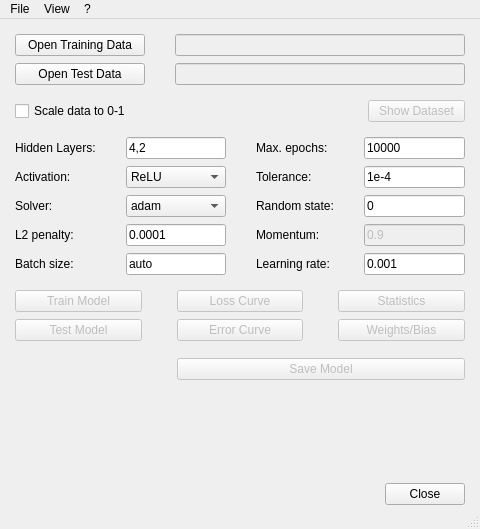
<?xml version="1.0" encoding="UTF-8"?>
<ui version="4.0">
 <class>MainWindow</class>
 <widget class="QMainWindow" name="MainWindow">
  <property name="windowModality">
   <enum>Qt::NonModal</enum>
  </property>
  <property name="geometry">
   <rect>
    <x>0</x>
    <y>0</y>
    <width>480</width>
    <height>529</height>
   </rect>
  </property>
  <property name="sizePolicy">
   <sizepolicy hsizetype="Preferred" vsizetype="Preferred">
    <horstretch>0</horstretch>
    <verstretch>0</verstretch>
   </sizepolicy>
  </property>
  <property name="minimumSize">
   <size>
    <width>480</width>
    <height>0</height>
   </size>
  </property>
  <property name="windowTitle">
   <string>MLP Tool</string>
  </property>
  <widget class="QWidget" name="centralwidget">
   <property name="sizePolicy">
    <sizepolicy hsizetype="Minimum" vsizetype="Preferred">
     <horstretch>0</horstretch>
     <verstretch>0</verstretch>
    </sizepolicy>
   </property>
   <property name="minimumSize">
    <size>
     <width>0</width>
     <height>0</height>
    </size>
   </property>
   <layout class="QGridLayout" name="gridLayout">
    <property name="leftMargin">
     <number>15</number>
    </property>
    <property name="topMargin">
     <number>15</number>
    </property>
    <property name="rightMargin">
     <number>15</number>
    </property>
    <property name="bottomMargin">
     <number>2</number>
    </property>
    <property name="horizontalSpacing">
     <number>7</number>
    </property>
    <property name="verticalSpacing">
     <number>15</number>
    </property>
    <item row="1" column="0">
     <layout class="QVBoxLayout" name="verticalLayout">
      <property name="spacing">
       <number>15</number>
      </property>
      <property name="bottomMargin">
       <number>0</number>
      </property>
      <item>
       <layout class="QFormLayout" name="formLayout">
        <property name="sizeConstraint">
         <enum>QLayout::SetNoConstraint</enum>
        </property>
        <property name="fieldGrowthPolicy">
         <enum>QFormLayout::AllNonFixedFieldsGrow</enum>
        </property>
        <property name="rowWrapPolicy">
         <enum>QFormLayout::DontWrapRows</enum>
        </property>
        <property name="labelAlignment">
         <set>Qt::AlignLeading|Qt::AlignLeft|Qt::AlignTop</set>
        </property>
        <property name="formAlignment">
         <set>Qt::AlignLeading|Qt::AlignLeft|Qt::AlignVCenter</set>
        </property>
        <property name="horizontalSpacing">
         <number>30</number>
        </property>
        <property name="verticalSpacing">
         <number>7</number>
        </property>
        <property name="leftMargin">
         <number>0</number>
        </property>
        <property name="topMargin">
         <number>0</number>
        </property>
        <property name="rightMargin">
         <number>0</number>
        </property>
        <property name="bottomMargin">
         <number>0</number>
        </property>
        <item row="0" column="0">
         <widget class="QPushButton" name="ButtonLoadTrain">
          <property name="sizePolicy">
           <sizepolicy hsizetype="Minimum" vsizetype="Fixed">
            <horstretch>0</horstretch>
            <verstretch>0</verstretch>
           </sizepolicy>
          </property>
          <property name="minimumSize">
           <size>
            <width>130</width>
            <height>0</height>
           </size>
          </property>
          <property name="toolTip">
           <string>Open Training Dataset from Excel File</string>
          </property>
          <property name="text">
           <string>Open Training Data</string>
          </property>
         </widget>
        </item>
        <item row="0" column="1">
         <widget class="QLineEdit" name="LineTrain">
          <property name="enabled">
           <bool>false</bool>
          </property>
          <property name="sizePolicy">
           <sizepolicy hsizetype="Expanding" vsizetype="Minimum">
            <horstretch>0</horstretch>
            <verstretch>0</verstretch>
           </sizepolicy>
          </property>
          <property name="readOnly">
           <bool>true</bool>
          </property>
         </widget>
        </item>
        <item row="1" column="0">
         <widget class="QPushButton" name="ButtonLoadTest">
          <property name="minimumSize">
           <size>
            <width>130</width>
            <height>0</height>
           </size>
          </property>
          <property name="toolTip">
           <string>Open Test Dataset from Excel File</string>
          </property>
          <property name="text">
           <string>Open Test Data</string>
          </property>
         </widget>
        </item>
        <item row="1" column="1">
         <widget class="QLineEdit" name="LineTest">
          <property name="enabled">
           <bool>false</bool>
          </property>
          <property name="sizePolicy">
           <sizepolicy hsizetype="Expanding" vsizetype="Minimum">
            <horstretch>0</horstretch>
            <verstretch>0</verstretch>
           </sizepolicy>
          </property>
          <property name="minimumSize">
           <size>
            <width>0</width>
            <height>0</height>
           </size>
          </property>
          <property name="readOnly">
           <bool>true</bool>
          </property>
         </widget>
        </item>
       </layout>
      </item>
      <item>
       <layout class="QGridLayout" name="gridLayout_3">
        <property name="bottomMargin">
         <number>0</number>
        </property>
        <item row="0" column="2">
         <widget class="QPushButton" name="ButtonShowDataset">
          <property name="enabled">
           <bool>false</bool>
          </property>
          <property name="sizePolicy">
           <sizepolicy hsizetype="Minimum" vsizetype="Fixed">
            <horstretch>0</horstretch>
            <verstretch>0</verstretch>
           </sizepolicy>
          </property>
          <property name="minimumSize">
           <size>
            <width>97</width>
            <height>0</height>
           </size>
          </property>
          <property name="text">
           <string>Show Dataset</string>
          </property>
         </widget>
        </item>
        <item row="0" column="0">
         <widget class="QCheckBox" name="CheckScaling">
          <property name="enabled">
           <bool>true</bool>
          </property>
          <property name="toolTip">
           <string>Perform a preprocessing step to the input data in which the minimum value is set to 0 and the maximum value to 1.</string>
          </property>
          <property name="text">
           <string>Scale data to 0-1</string>
          </property>
          <property name="checked">
           <bool>false</bool>
          </property>
         </widget>
        </item>
        <item row="0" column="1">
         <spacer name="horizontalSpacer_2">
          <property name="orientation">
           <enum>Qt::Horizontal</enum>
          </property>
          <property name="sizeHint" stdset="0">
           <size>
            <width>40</width>
            <height>20</height>
           </size>
          </property>
         </spacer>
        </item>
       </layout>
      </item>
     </layout>
    </item>
    <item row="3" column="0">
     <layout class="QHBoxLayout" name="horizontalLayout_2">
      <property name="spacing">
       <number>30</number>
      </property>
      <property name="sizeConstraint">
       <enum>QLayout::SetDefaultConstraint</enum>
      </property>
      <item>
       <layout class="QFormLayout" name="formLayout_2">
        <property name="labelAlignment">
         <set>Qt::AlignLeading|Qt::AlignLeft|Qt::AlignVCenter</set>
        </property>
        <property name="formAlignment">
         <set>Qt::AlignLeading|Qt::AlignLeft|Qt::AlignTop</set>
        </property>
        <property name="horizontalSpacing">
         <number>30</number>
        </property>
        <property name="verticalSpacing">
         <number>7</number>
        </property>
        <item row="0" column="0">
         <widget class="QLabel" name="label">
          <property name="toolTip">
           <string>&lt;html&gt;&lt;head/&gt;&lt;body&gt;&lt;p&gt;The number of neurons per layer is separated by a comma. E.g. &amp;quot;4,2&amp;quot; will create a network with two hidden layers, containing 4 and 2 neurons.&lt;/p&gt;&lt;/body&gt;&lt;/html&gt;</string>
          </property>
          <property name="text">
           <string>Hidden Layers:</string>
          </property>
         </widget>
        </item>
        <item row="0" column="1">
         <widget class="QLineEdit" name="LineLayers">
          <property name="toolTip">
           <string>&lt;html&gt;&lt;head/&gt;&lt;body&gt;&lt;p&gt;The number of neurons per layer is separated by a comma. E.g. &amp;quot;4,2&amp;quot; will create a network with two hidden layers, containing 4 and 2 neurons.&lt;/p&gt;&lt;/body&gt;&lt;/html&gt;</string>
          </property>
          <property name="inputMask">
           <string/>
          </property>
          <property name="text">
           <string>4,2</string>
          </property>
          <property name="frame">
           <bool>true</bool>
          </property>
          <property name="placeholderText">
           <string/>
          </property>
         </widget>
        </item>
        <item row="1" column="0">
         <widget class="QLabel" name="label_2">
          <property name="toolTip">
           <string>&lt;html&gt;&lt;head/&gt;&lt;body&gt;&lt;p&gt;Activation function for the hidden layers.&lt;/p&gt;&lt;ul style=&quot;margin-top: 0px; margin-bottom: 0px; margin-left: 0px; margin-right: 0px; -qt-list-indent: 1;&quot;&gt;&lt;li style=&quot; margin-top:0px; margin-bottom:5px; margin-left:10px; margin-right:0px; -qt-block-indent:0; text-indent:0px;&quot;&gt;‘Linear’, no-op activation, useful to implement linear bottleneck, returns f(x) = x&lt;/li&gt;&lt;li style=&quot; margin-top:0px; margin-bottom:5px; margin-left:10px; margin-right:0px; -qt-block-indent:0; text-indent:0px;&quot;&gt;‘Sigmoid’, the logistic sigmoid function, returns f(x) = 1 / (1 + exp(-x)).&lt;/li&gt;&lt;li style=&quot; margin-top:0px; margin-bottom:5px; margin-left:10px; margin-right:0px; -qt-block-indent:0; text-indent:0px;&quot;&gt;‘Tanh’, the hyperbolic tan function, returns f(x) = tanh(x).&lt;/li&gt;&lt;li style=&quot; margin-top:0px; margin-bottom:5px; margin-left:10px; margin-right:0px; -qt-block-indent:0; text-indent:0px;&quot;&gt;‘ReLU’, the rectified linear unit function, returns f(x) = max(0, x)&lt;/li&gt;&lt;/ul&gt;&lt;/body&gt;&lt;/html&gt;</string>
          </property>
          <property name="text">
           <string>Activation:</string>
          </property>
         </widget>
        </item>
        <item row="1" column="1">
         <widget class="QComboBox" name="ComboActivation">
          <property name="toolTip">
           <string>&lt;html&gt;&lt;head/&gt;&lt;body&gt;&lt;p&gt;Activation function for the hidden layers.&lt;/p&gt;&lt;ul style=&quot;margin-top: 0px; margin-bottom: 0px; margin-left: 0px; margin-right: 0px; -qt-list-indent: 1;&quot;&gt;&lt;li style=&quot; margin-top:0px; margin-bottom:5px; margin-left:10px; margin-right:0px; -qt-block-indent:0; text-indent:0px;&quot;&gt;‘identity’, no-op activation, useful to implement linear bottleneck, returns f(x) = x&lt;/li&gt;&lt;li style=&quot; margin-top:0px; margin-bottom:5px; margin-left:10px; margin-right:0px; -qt-block-indent:0; text-indent:0px;&quot;&gt;‘logistic’, the logistic sigmoid function, returns f(x) = 1 / (1 + exp(-x)).&lt;/li&gt;&lt;li style=&quot; margin-top:0px; margin-bottom:5px; margin-left:10px; margin-right:0px; -qt-block-indent:0; text-indent:0px;&quot;&gt;‘tanh’, the hyperbolic tan function, returns f(x) = tanh(x).&lt;/li&gt;&lt;li style=&quot; margin-top:0px; margin-bottom:5px; margin-left:10px; margin-right:0px; -qt-block-indent:0; text-indent:0px;&quot;&gt;‘relu’, the rectified linear unit function, returns f(x) = max(0, x)&lt;/li&gt;&lt;/ul&gt;&lt;/body&gt;&lt;/html&gt;</string>
          </property>
          <property name="currentText">
           <string>ReLU</string>
          </property>
          <item>
           <property name="text">
            <string>ReLU</string>
           </property>
          </item>
          <item>
           <property name="text">
            <string>Tanh</string>
           </property>
          </item>
          <item>
           <property name="text">
            <string>Linear</string>
           </property>
          </item>
          <item>
           <property name="text">
            <string>Sigmoid</string>
           </property>
          </item>
         </widget>
        </item>
        <item row="2" column="0">
         <widget class="QLabel" name="label_3">
          <property name="toolTip">
           <string>&lt;html&gt;&lt;head/&gt;&lt;body&gt;&lt;p&gt;The solver for weight optimization.&lt;/p&gt;&lt;ul style=&quot;margin-top: 0px; margin-bottom: 0px; margin-left: 0px; margin-right: 0px; -qt-list-indent: 1;&quot;&gt;&lt;li style=&quot; margin-top:0px; margin-bottom:5px; margin-left:10px; margin-right:0px; -qt-block-indent:0; text-indent:0px;&quot;&gt;‘lbfgs’ is an optimizer in the family of quasi-Newton methods.&lt;/li&gt;&lt;li style=&quot; margin-top:0px; margin-bottom:5px; margin-left:10px; margin-right:0px; -qt-block-indent:0; text-indent:0px;&quot;&gt;‘sgd’ refers to stochastic gradient descent.&lt;/li&gt;&lt;li style=&quot; margin-top:0px; margin-bottom:5px; margin-left:10px; margin-right:0px; -qt-block-indent:0; text-indent:0px;&quot;&gt;‘adam’ refers to a stochastic gradient-based optimizer proposed by Kingma, Diederik, and Jimmy Ba&lt;/li&gt;&lt;/ul&gt;&lt;p&gt;Note: The default solver ‘adam’ works pretty well on relatively large datasets (with thousands of training samples or more) in terms of both training time and validation score. For small datasets, however, ‘lbfgs’ can converge faster and perform better.&lt;/p&gt;&lt;/body&gt;&lt;/html&gt;</string>
          </property>
          <property name="text">
           <string>Solver:</string>
          </property>
         </widget>
        </item>
        <item row="2" column="1">
         <widget class="QComboBox" name="ComboSolver">
          <property name="toolTip">
           <string>&lt;html&gt;&lt;head/&gt;&lt;body&gt;&lt;p&gt;The solver for weight optimization.&lt;/p&gt;&lt;ul style=&quot;margin-top: 0px; margin-bottom: 0px; margin-left: 0px; margin-right: 0px; -qt-list-indent: 1;&quot;&gt;&lt;li style=&quot; margin-top:0px; margin-bottom:5px; margin-left:10px; margin-right:0px; -qt-block-indent:0; text-indent:0px;&quot;&gt;‘lbfgs’ is an optimizer in the family of quasi-Newton methods.&lt;/li&gt;&lt;li style=&quot; margin-top:0px; margin-bottom:5px; margin-left:10px; margin-right:0px; -qt-block-indent:0; text-indent:0px;&quot;&gt;‘sgd’ refers to stochastic gradient descent.&lt;/li&gt;&lt;li style=&quot; margin-top:0px; margin-bottom:5px; margin-left:10px; margin-right:0px; -qt-block-indent:0; text-indent:0px;&quot;&gt;‘adam’ refers to a stochastic gradient-based optimizer proposed by Kingma, Diederik, and Jimmy Ba&lt;/li&gt;&lt;/ul&gt;&lt;p&gt;Note: The default solver ‘adam’ works pretty well on relatively large datasets (with thousands of training samples or more) in terms of both training time and validation score. For small datasets, however, ‘lbfgs’ can converge faster and perform better.&lt;/p&gt;&lt;/body&gt;&lt;/html&gt;</string>
          </property>
          <item>
           <property name="text">
            <string>adam</string>
           </property>
          </item>
          <item>
           <property name="text">
            <string>sgd</string>
           </property>
          </item>
          <item>
           <property name="text">
            <string>lbfgs</string>
           </property>
          </item>
         </widget>
        </item>
        <item row="3" column="0">
         <widget class="QLabel" name="label_7">
          <property name="toolTip">
           <string>Weight decay parameter used for regularization of weights.</string>
          </property>
          <property name="text">
           <string>L2 penalty:</string>
          </property>
         </widget>
        </item>
        <item row="3" column="1">
         <widget class="QLineEdit" name="LineL2">
          <property name="enabled">
           <bool>true</bool>
          </property>
          <property name="toolTip">
           <string>Weight decay parameter used for regularization of weights.</string>
          </property>
          <property name="text">
           <string>0.0001</string>
          </property>
         </widget>
        </item>
        <item row="4" column="1">
         <widget class="QLineEdit" name="LineBatch">
          <property name="toolTip">
           <string>Size of minibatches for stochastic optimizers. If the solver is ‘lbfgs’, the classifier will not use minibatch.
When set to “auto”, batch size is the minimum of 200 or the sample count.</string>
          </property>
          <property name="text">
           <string>auto</string>
          </property>
         </widget>
        </item>
        <item row="4" column="0">
         <widget class="QLabel" name="label_9">
          <property name="toolTip">
           <string>Size of minibatches for stochastic optimizers. If the solver is ‘lbfgs’, the classifier will not use minibatch.
When set to “auto”, batch size is the minimum of 200 or the sample count.</string>
          </property>
          <property name="text">
           <string>Batch size:</string>
          </property>
         </widget>
        </item>
       </layout>
      </item>
      <item>
       <layout class="QFormLayout" name="formLayout_4">
        <property name="fieldGrowthPolicy">
         <enum>QFormLayout::AllNonFixedFieldsGrow</enum>
        </property>
        <property name="horizontalSpacing">
         <number>30</number>
        </property>
        <property name="verticalSpacing">
         <number>7</number>
        </property>
        <item row="0" column="0">
         <widget class="QLabel" name="label_4">
          <property name="toolTip">
           <string>&lt;html&gt;&lt;head/&gt;&lt;body&gt;&lt;p&gt;&lt;span style=&quot; font-size:8pt;&quot;&gt;Maximum number of iterations.&lt;/span&gt;&lt;/p&gt;&lt;p&gt;&lt;span style=&quot; font-size:8pt;&quot;&gt;The solver iterates until convergence (determined by the tolerance) or this number of iterations.&lt;/span&gt;&lt;/p&gt;&lt;/body&gt;&lt;/html&gt;</string>
          </property>
          <property name="text">
           <string>Max. epochs:</string>
          </property>
         </widget>
        </item>
        <item row="0" column="1">
         <widget class="QLineEdit" name="LineMaxEps">
          <property name="toolTip">
           <string>&lt;html&gt;&lt;head/&gt;&lt;body&gt;&lt;p&gt;&lt;span style=&quot; font-size:8pt;&quot;&gt;Maximum number of iterations.&lt;/span&gt;&lt;/p&gt;&lt;p&gt;&lt;span style=&quot; font-size:8pt;&quot;&gt;The solver iterates until convergence (determined by the tolerance) or this number of iterations.&lt;/span&gt;&lt;/p&gt;&lt;/body&gt;&lt;/html&gt;</string>
          </property>
          <property name="text">
           <string>10000</string>
          </property>
         </widget>
        </item>
        <item row="1" column="0">
         <widget class="QLabel" name="label_5">
          <property name="toolTip">
           <string>&lt;html&gt;&lt;head/&gt;&lt;body&gt;&lt;p&gt;&lt;span style=&quot; font-size:8pt;&quot;&gt;Tolerance for the optimization. When the loss or score is not improving by at least this tolerance for 10 epochs, convergence is considered to be reached and training stops.&lt;/span&gt;&lt;/p&gt;&lt;/body&gt;&lt;/html&gt;</string>
          </property>
          <property name="text">
           <string>Tolerance:</string>
          </property>
         </widget>
        </item>
        <item row="1" column="1">
         <widget class="QLineEdit" name="LineTol">
          <property name="toolTip">
           <string>&lt;html&gt;&lt;head/&gt;&lt;body&gt;&lt;p&gt;&lt;span style=&quot; font-size:8pt;&quot;&gt;Tolerance for the optimization. When the loss or score is not improving by at least this tolerance for 10 epochs, convergence is considered to be reached and training stops.&lt;/span&gt;&lt;/p&gt;&lt;/body&gt;&lt;/html&gt;</string>
          </property>
          <property name="text">
           <string>1e-4</string>
          </property>
         </widget>
        </item>
        <item row="2" column="0">
         <widget class="QLabel" name="label_6">
          <property name="toolTip">
           <string>&lt;html&gt;&lt;head/&gt;&lt;body&gt;&lt;p&gt;&lt;span style=&quot; font-size:8pt;&quot;&gt;Determines random number generation for weights and bias initialization and batch sampling when solver=’sgd’ or ‘adam’. Pass an int for reproducible results across multiple function calls.&lt;/span&gt;&lt;/p&gt;&lt;/body&gt;&lt;/html&gt;</string>
          </property>
          <property name="text">
           <string>Random state:</string>
          </property>
         </widget>
        </item>
        <item row="2" column="1">
         <widget class="QLineEdit" name="LineSeed">
          <property name="toolTip">
           <string>&lt;html&gt;&lt;head/&gt;&lt;body&gt;&lt;p&gt;&lt;span style=&quot; font-size:8pt;&quot;&gt;Determines random number generation for weights and bias initialization and batch sampling when solver=’sgd’ or ‘adam’. Pass an int for reproducible results across multiple function calls.&lt;/span&gt;&lt;/p&gt;&lt;/body&gt;&lt;/html&gt;</string>
          </property>
          <property name="text">
           <string>0</string>
          </property>
         </widget>
        </item>
        <item row="3" column="1">
         <widget class="QLineEdit" name="LineMomentum">
          <property name="enabled">
           <bool>false</bool>
          </property>
          <property name="toolTip">
           <string>Momentum for gradient descent update. Should be between 0 and 1. Only used when solver=’sgd’.</string>
          </property>
          <property name="text">
           <string>0.9</string>
          </property>
         </widget>
        </item>
        <item row="3" column="0">
         <widget class="QLabel" name="label_8">
          <property name="toolTip">
           <string>Momentum for gradient descent update. Should be between 0 and 1. Only used when solver=’sgd’.</string>
          </property>
          <property name="text">
           <string>Momentum:</string>
          </property>
         </widget>
        </item>
        <item row="4" column="0">
         <widget class="QLabel" name="label_10">
          <property name="toolTip">
           <string>The initial learning rate used. It controls the step-size in updating the weights. Only used when solver=’sgd’ or ‘adam’.</string>
          </property>
          <property name="text">
           <string>Learning rate:</string>
          </property>
         </widget>
        </item>
        <item row="4" column="1">
         <widget class="QLineEdit" name="LineLearnRate">
          <property name="enabled">
           <bool>true</bool>
          </property>
          <property name="toolTip">
           <string>The initial learning rate used. It controls the step-size in updating the weights. Only used when solver=’sgd’ or ‘adam’.</string>
          </property>
          <property name="text">
           <string>0.001</string>
          </property>
         </widget>
        </item>
       </layout>
      </item>
     </layout>
    </item>
    <item row="4" column="0">
     <layout class="QGridLayout" name="gridLayout_2">
      <property name="leftMargin">
       <number>0</number>
      </property>
      <property name="bottomMargin">
       <number>0</number>
      </property>
      <property name="horizontalSpacing">
       <number>35</number>
      </property>
      <property name="verticalSpacing">
       <number>7</number>
      </property>
      <item row="1" column="0">
       <widget class="QPushButton" name="ButtonTest">
        <property name="enabled">
         <bool>false</bool>
        </property>
        <property name="toolTip">
         <string>Apply the trained model to the test data and show a point cloud of target and prediction values.</string>
        </property>
        <property name="text">
         <string>Test Model</string>
        </property>
       </widget>
      </item>
      <item row="0" column="0">
       <widget class="QPushButton" name="ButtonTrain">
        <property name="enabled">
         <bool>false</bool>
        </property>
        <property name="toolTip">
         <string>Train the model with the given parameters.</string>
        </property>
        <property name="text">
         <string>Train Model</string>
        </property>
       </widget>
      </item>
      <item row="0" column="1">
       <widget class="QPushButton" name="ButtonLossCurve">
        <property name="enabled">
         <bool>false</bool>
        </property>
        <property name="toolTip">
         <string>Print the loss curve. Not available when solver is 'lbfgs'.</string>
        </property>
        <property name="text">
         <string>Loss Curve</string>
        </property>
       </widget>
      </item>
      <item row="1" column="1">
       <widget class="QPushButton" name="ButtonTestError">
        <property name="enabled">
         <bool>false</bool>
        </property>
        <property name="toolTip">
         <string>Plot a 2D curve of the prediction errors.</string>
        </property>
        <property name="text">
         <string>Error Curve</string>
        </property>
       </widget>
      </item>
      <item row="0" column="2">
       <widget class="QPushButton" name="ButtonStats">
        <property name="enabled">
         <bool>false</bool>
        </property>
        <property name="toolTip">
         <string>Show statistical properties of the model.</string>
        </property>
        <property name="text">
         <string>Statistics</string>
        </property>
       </widget>
      </item>
      <item row="1" column="2">
       <widget class="QPushButton" name="ButtonWeights">
        <property name="enabled">
         <bool>false</bool>
        </property>
        <property name="toolTip">
         <string>Show a table of neuron connections and bias values.</string>
        </property>
        <property name="text">
         <string>Weights/Bias</string>
        </property>
       </widget>
      </item>
      <item row="2" column="2">
       <spacer name="verticalSpacer_2">
        <property name="orientation">
         <enum>Qt::Vertical</enum>
        </property>
        <property name="sizeType">
         <enum>QSizePolicy::Preferred</enum>
        </property>
        <property name="sizeHint" stdset="0">
         <size>
          <width>20</width>
          <height>10</height>
         </size>
        </property>
       </spacer>
      </item>
      <item row="3" column="1" colspan="2">
       <widget class="QPushButton" name="ButtonSave">
        <property name="enabled">
         <bool>false</bool>
        </property>
        <property name="toolTip">
         <string>Export the trained model to a PMML file.</string>
        </property>
        <property name="text">
         <string>Save Model</string>
        </property>
       </widget>
      </item>
     </layout>
    </item>
    <item row="5" column="0">
     <spacer name="verticalSpacer">
      <property name="sizePolicy">
       <sizepolicy hsizetype="Preferred" vsizetype="Expanding">
        <horstretch>0</horstretch>
        <verstretch>0</verstretch>
       </sizepolicy>
      </property>
      <property name="orientation">
       <enum>Qt::Vertical</enum>
      </property>
      <property name="sizeHint" stdset="0">
       <size>
        <width>20</width>
        <height>20</height>
       </size>
      </property>
     </spacer>
    </item>
    <item row="6" column="0">
     <layout class="QHBoxLayout" name="horizontalLayout">
      <property name="bottomMargin">
       <number>0</number>
      </property>
      <item>
       <spacer name="horizontalSpacer">
        <property name="orientation">
         <enum>Qt::Horizontal</enum>
        </property>
        <property name="sizeHint" stdset="0">
         <size>
          <width>40</width>
          <height>20</height>
         </size>
        </property>
       </spacer>
      </item>
      <item>
       <widget class="QPushButton" name="ButtonClose">
        <property name="sizePolicy">
         <sizepolicy hsizetype="Preferred" vsizetype="Fixed">
          <horstretch>0</horstretch>
          <verstretch>0</verstretch>
         </sizepolicy>
        </property>
        <property name="text">
         <string>Close</string>
        </property>
       </widget>
      </item>
     </layout>
    </item>
   </layout>
  </widget>
  <widget class="QMenuBar" name="menubar">
   <property name="geometry">
    <rect>
     <x>0</x>
     <y>0</y>
     <width>480</width>
     <height>26</height>
    </rect>
   </property>
   <widget class="QMenu" name="menuDatei">
    <property name="title">
     <string>File</string>
    </property>
    <addaction name="actionOpenTrain"/>
    <addaction name="actionOpenTest"/>
    <addaction name="actionClose"/>
   </widget>
   <widget class="QMenu" name="menuView">
    <property name="title">
     <string>View</string>
    </property>
    <addaction name="actionTheme"/>
   </widget>
   <widget class="QMenu" name="menuHelp">
    <property name="title">
     <string>?</string>
    </property>
    <addaction name="actionDocEN"/>
    <addaction name="actionDocDE"/>
    <addaction name="actionAbout"/>
   </widget>
   <addaction name="menuDatei"/>
   <addaction name="menuView"/>
   <addaction name="menuHelp"/>
  </widget>
  <widget class="QStatusBar" name="statusbar">
   <property name="enabled">
    <bool>false</bool>
   </property>
   <property name="minimumSize">
    <size>
     <width>0</width>
     <height>0</height>
    </size>
   </property>
  </widget>
  <action name="actionClose">
   <property name="text">
    <string>Close</string>
   </property>
  </action>
  <action name="actionTheme">
   <property name="checkable">
    <bool>false</bool>
   </property>
   <property name="checked">
    <bool>false</bool>
   </property>
   <property name="text">
    <string>Dark Theme</string>
   </property>
  </action>
  <action name="actionDocEN">
   <property name="text">
    <string>Documentation EN</string>
   </property>
  </action>
  <action name="actionAbout">
   <property name="text">
    <string>About</string>
   </property>
  </action>
  <action name="actionDocDE">
   <property name="text">
    <string>Documentation DE</string>
   </property>
  </action>
  <action name="actionOpenTrain">
   <property name="text">
    <string>Open Training Data</string>
   </property>
  </action>
  <action name="actionOpenTest">
   <property name="text">
    <string>Open Test Data</string>
   </property>
  </action>
 </widget>
 <resources/>
 <connections/>
</ui>
